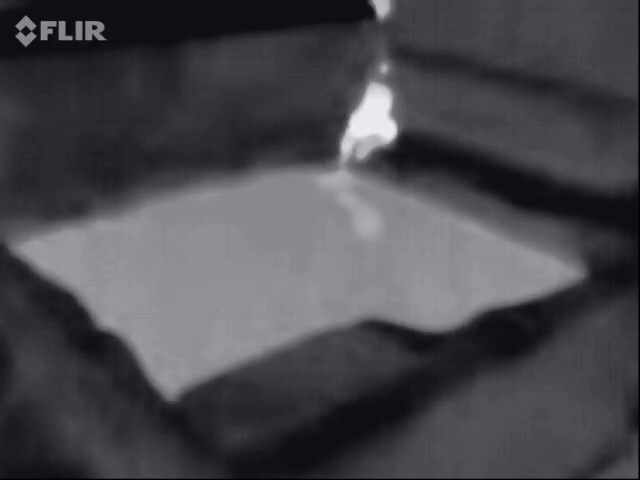
#> input picture frame 8 of videos/20161001.mov, 640 x 480 px, given in place of bouncingBall.avi, which was not available
$ python motiontracker.py   (older library calls are emulated)
#> lines starting #> are read from the running program, lines starting #| are printed output that depends on the picture; after the words box and inside, x2 and y2 are one past the last pixel; in counts of white or black regions, pixels touching at a corner belong together; pictures that were not available may be replaced by others from this repository, and a replacement may not be noted
#!/usr/bin/env python

import cv2
import numpy as np
import datetime
import time

SENSITIVITY_VALUE = 20
BLUR_SIZE = 10

trackingEnabled = False
debugMode = False
bExiting = False
debugWindowsVisible = False
pause = False

frame1 = None
frame2 = None
grayImage1 = None
grayImage2 = None
diffImage = None
threshImage = None

def searchForMovement(resThresh, cameraFeed):
    temp = None
    objectDetected = False
    temp = resThresh
    _, contours, hierarchy = cv2.findContours(temp,cv2.RETR_EXTERNAL,cv2.CHAIN_APPROX_SIMPLE)
    if(contours.__len__()>0):
        objectDetected = True
    else:
        objectDetected = False

    if(objectDetected):
        largestContourVec = contours[contours.__len__() - 1]
        x,y,w,h = cv2.boundingRect(largestContourVec)
        xpos = x + w/2
        ypos = y + h/2
        cv2.circle(cameraFeed,(int(xpos),int(ypos)),14,(0,255,0),2)
        cv2.line(cameraFeed,(int(xpos),int(ypos)), (int(xpos),int(ypos) + 7),(255,0,0),2)
        cv2.line(cameraFeed,(int(xpos),int(ypos) - 7), (int(xpos),int(ypos)),(2550,0,0),2)
        cv2.line(cameraFeed,(int(xpos),int(ypos)), (int(xpos)+7,int(ypos)),(255,0,0),2)
        cv2.line(cameraFeed,(int(xpos)-7,int(ypos)), (int(xpos),int(ypos)),(255,0,0),2)

print (cv2.__version__)

while(True):
    cap = cv2.VideoCapture("videos/bouncingBall.avi")
    while not cap.isOpened():
        cap = cv2.VideoCapture("videos/bouncingBall.avi")
        cv2.waitKey(1000)
        print ("Wait for the header")


    while(cap.get(cv2.CAP_PROP_POS_FRAMES) < cap.get(cv2.CAP_PROP_FRAME_COUNT)-1):
        # read first frame and convert to grayscale
        flag, frame1 = cap.read()
#> frame1 is the input picture: shape (480, 640, 3); mean B, G, R 76.8, 70.8, 73.8
        grayImage1 = cv2.cvtColor(frame1,cv2.COLOR_BGR2GRAY)

        # read next frame and convert to grayscale
        flag, frame2 = cap.read()
        grayImage2 = cv2.cvtColor(frame2,cv2.COLOR_BGR2GRAY)

        # get the difference
        diffImage = cv2.absdiff(grayImage1, grayImage2)
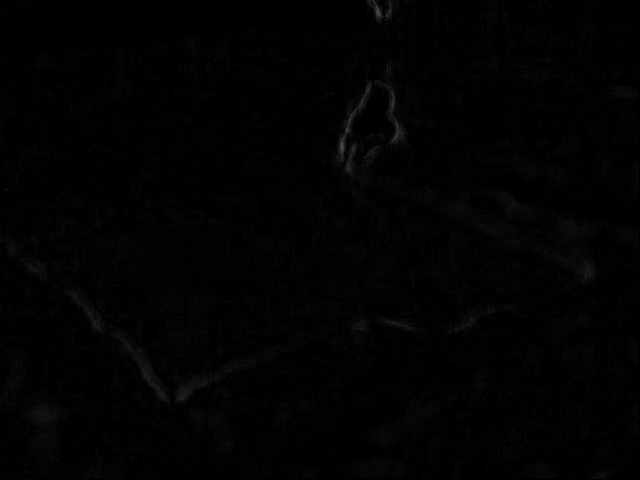
#> diffImage: shape (480, 640); min 0, max 77, mean 2

        # threshold intensity
        ret,threshImage = cv2.threshold(diffImage,SENSITIVITY_VALUE,255,cv2.THRESH_BINARY)
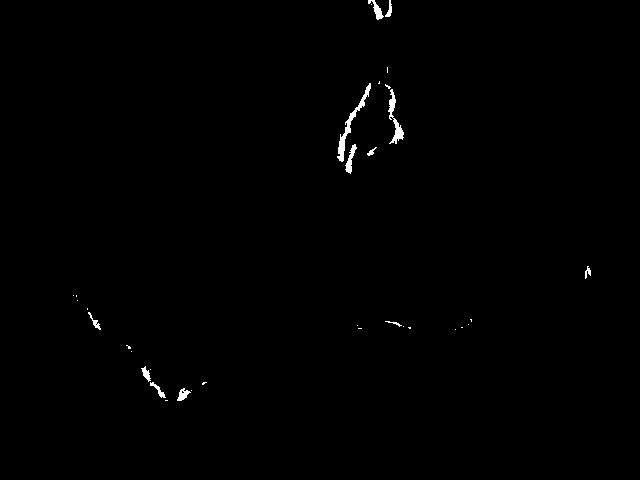
#> threshImage: shape (480, 640); 0.49% white; 34 white regions (22 under 20 px), largest, box (x1, y1, x2, y2) and area: (337, 83, 371, 162) 403, (388, 89, 404, 144) 290, (345, 144, 357, 174) 141
#> ret = 20

        if(debugMode):
            cv2.imshow("Difference Image", diffImage)
            cv2.imshow("Threshold Image", threshImage)
            debugWindowsVisible = True
        else:
            if(debugWindowsVisible):
                cv2.destroyWindow("Difference Image")
                cv2.destroyWindow("Threshold Image")

        # blur
        threshImage = cv2.blur(threshImage, (BLUR_SIZE, BLUR_SIZE))

        ret,threshImage = cv2.threshold(threshImage,SENSITIVITY_VALUE,255,cv2.THRESH_BINARY)
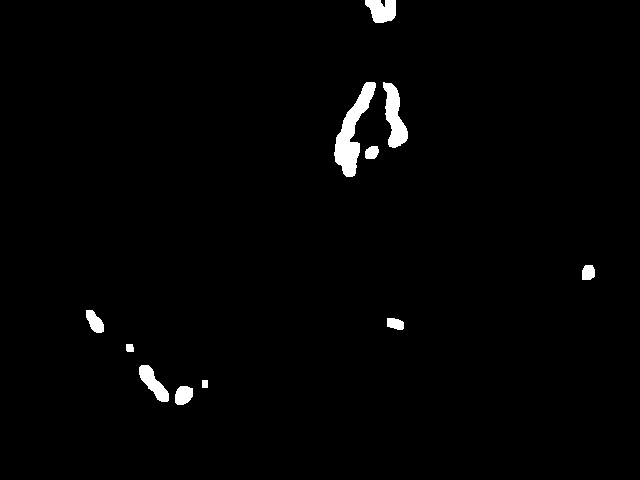
#> threshImage: shape (480, 640); 1.5% white; 11 white regions, largest, box (x1, y1, x2, y2) and area: (334, 82, 376, 177) 1549, (383, 82, 408, 148) 907, (365, 0, 396, 23) 549

        if(debugMode):
            cv2.imshow("Final Thresh", threshImage)
        else:
            if(debugWindowsVisible):
                cv2.destroyWindow("Final Thresh")
                debugWindowsVisible = False

        if (trackingEnabled):
            searchForMovement(threshImage, frame1)

        cv2.imshow("Video", frame1)

        ch = cv2.waitKey(1) & 0xFF
#> (key q is pressed here)
        if(ch == ord('q')):
            bExiting = True
            break
        elif (ch == ord('d')):
            debugMode = ~debugMode
        elif (ch == ord('t')):
            trackingEnabled = ~trackingEnabled
        elif (ch == ord('p')):
            pause = ~pause
            print ("Code Paused")
            while (pause):
                if cv2.waitKey(25) & 0xFF == ord('p'):
                    pause = False
                    print ("Code Resumed")


    cap.release()
    if(bExiting):
        break

# When everything done, release the capture
cv2.destroyAllWindows()

$ run again, starting later in the video
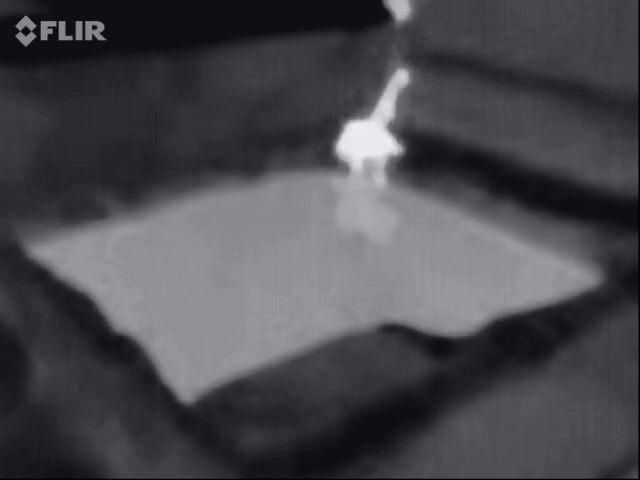
#> input picture frame 39 of videos/20161001.mov, 640 x 480 px, given in place of bouncingBall.avi, which was not available
#> frame1 is the input picture: shape (480, 640, 3); mean B, G, R 77.7, 71.7, 74.7
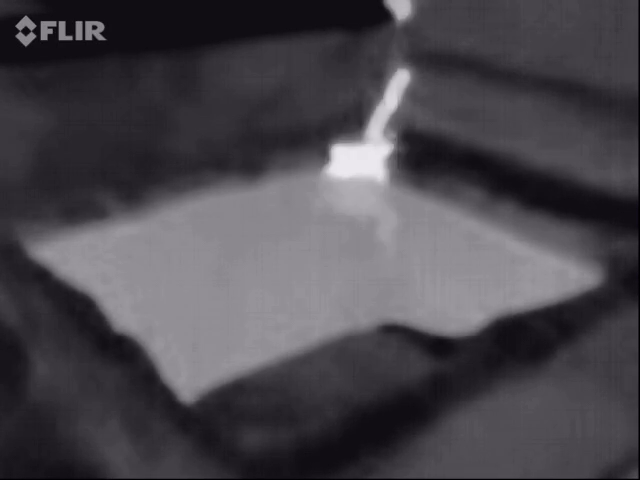
#> input picture frame 40 of videos/20161001.mov, 640 x 480 px, given in place of bouncingBall.avi, which was not available
#> frame2 is the input picture: shape (480, 640, 3); mean B, G, R 76.7, 70.7, 73.7
#> ret = 20
#> `ret,threshImage = cv2.threshold(threshImage,SENSITIVITY_VALUE,255,cv2...`:
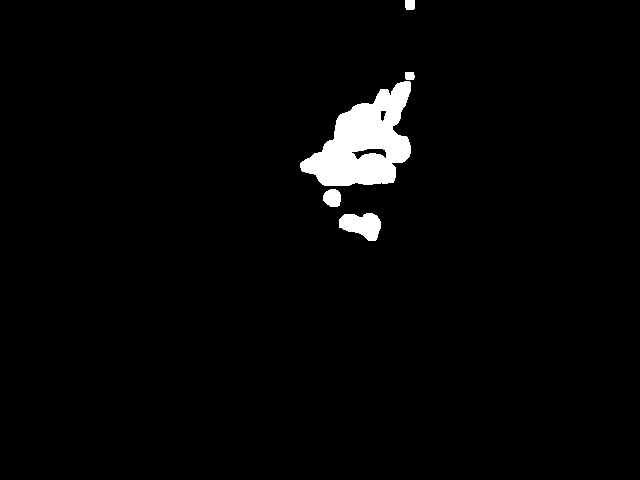
#> threshImage: shape (480, 640); 2.5% white; 5 white regions, box (x1, y1, x2, y2) and area: (300, 81, 411, 186) 6560, (339, 213, 381, 241) 814, (323, 189, 341, 207) 263, (405, 0, 415, 10) 97, (405, 72, 415, 80) 74
